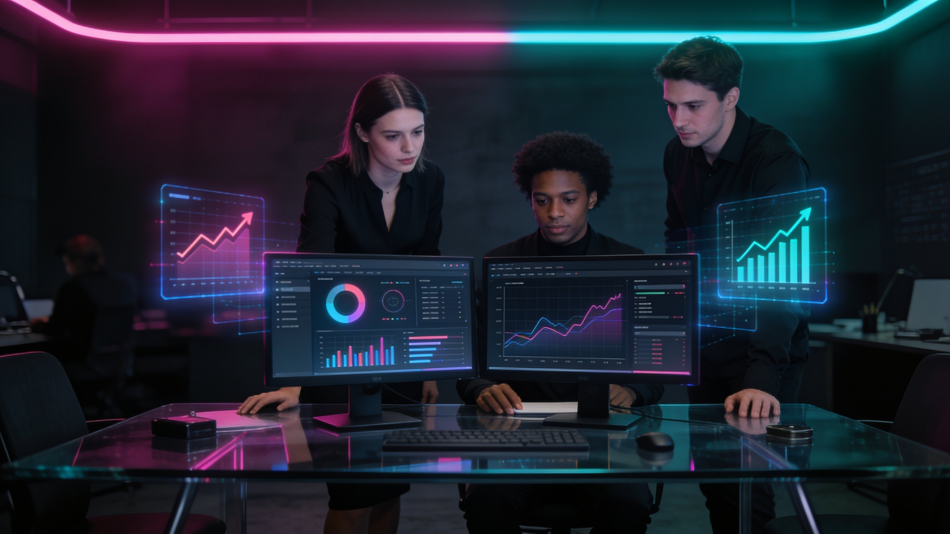
#> input picture 2vibes/images/hero.jpg, 2848 x 1600 px (shown at 1/3 size)
$ python -i build_shorts.py   (imports and definitions only)
#> lines starting #> are read from the running program, lines starting #| are printed output that depends on the picture
#> further down, picture is the input picture: PIL image 2848x1600 RGB; mean R, G, B 31.8, 36.7, 49.6
#!/usr/bin/env python3
"""Split slides, Ken Burns 9:16 shorts, TTS, mix VO + BGM."""
from __future__ import annotations

import argparse
import json
import shutil
import subprocess
import sys
import time
import urllib.request
from pathlib import Path

try:
    from PIL import Image, ImageDraw, ImageEnhance, ImageFilter, ImageFont
except ImportError:
    Image = None  # type: ignore

BGM_URL = "https://assets.mixkit.co/music/32/32.mp3"
BGM_SOURCE = (
    "Driving Ambition — Ahjay Stelino — Mixkit License "
    "(https://mixkit.co/free-stock-music/tag/motivational/)"
)
EDGE = Path.home() / "Library/Python/3.9/bin/edge-tts"
if not EDGE.exists():
    EDGE = Path(shutil.which("edge-tts") or "edge-tts")


def run(cmd, **kw):
    subprocess.check_call(cmd, **kw)


# [12 lines left out: functions probe_dur, which_ffmpeg_vencoder, not called in this run]


def require_ffmpeg():
    if not shutil.which("ffmpeg"):
        sys.exit("ffmpeg not found. brew install ffmpeg")


# ---------- split ----------

# [107 lines left out: functions _col_row_means, _peaks, detect_grid, cmd_split, not called in this run]


# ---------- portraits ----------

def compose_9x16(src: Image.Image) -> Image.Image:
    W, H = 1080, 1920
    bg = src.resize((W, H), Image.Resampling.LANCZOS).filter(ImageFilter.GaussianBlur(28))
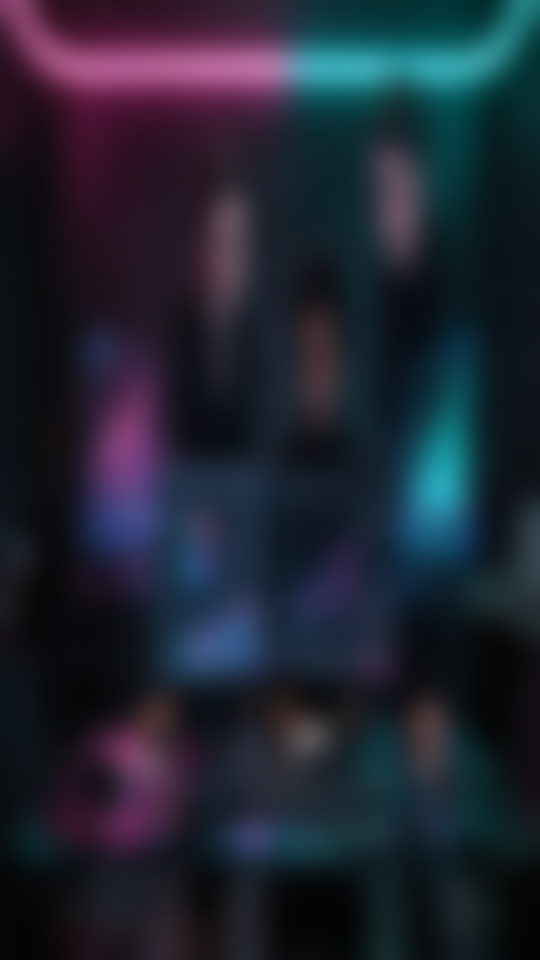
#> bg: PIL image 1080x1920 RGB (shown at 1/2 size); mean R, G, B 31.7, 36.7, 49.6
    bg = ImageEnhance.Brightness(bg).enhance(0.32)
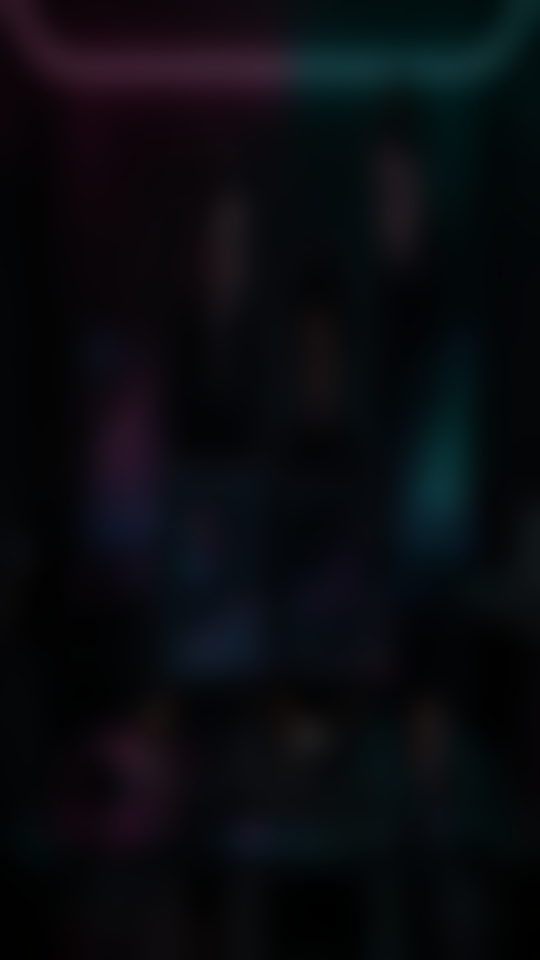
#> bg: PIL image 1080x1920 RGB (shown at 1/2 size); mean R, G, B 9.7, 11.3, 15.4
    margin = 48
    tw = W - margin * 2
    th = int(src.height * tw / src.width)
#> th = 552
    if th > H - 160:
        th = H - 160
        tw = int(src.width * th / src.height)
    tile = src.resize((tw, th), Image.Resampling.LANCZOS)
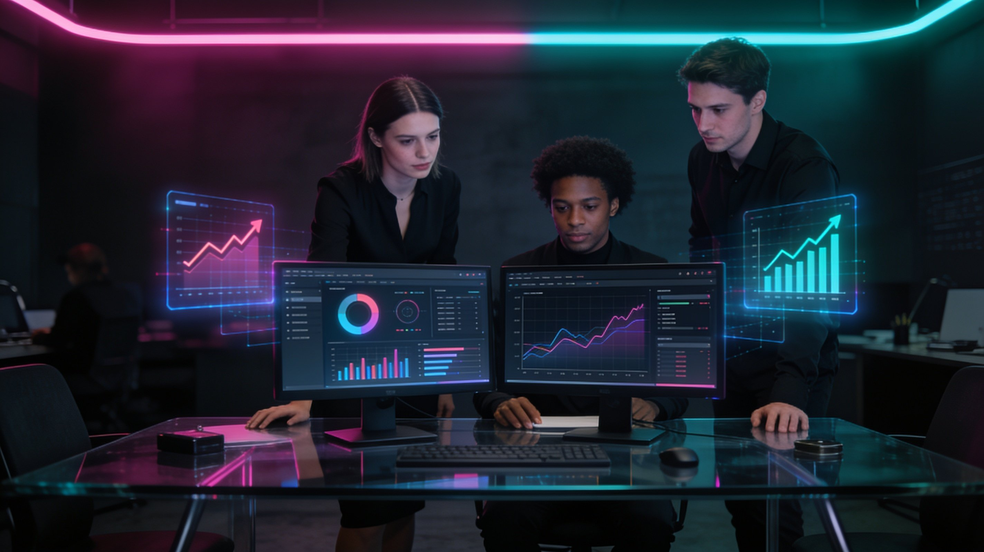
#> tile: PIL image 984x552 RGB; mean R, G, B 31.8, 36.7, 49.6
    canvas = bg.copy()
    px, py = (W - tw) // 2, (H - th) // 2 - 20
#> px = 48; py = 664
    canvas.paste(Image.new("RGB", (tw + 4, th + 4), (255, 198, 0)), (px - 2, py - 2))
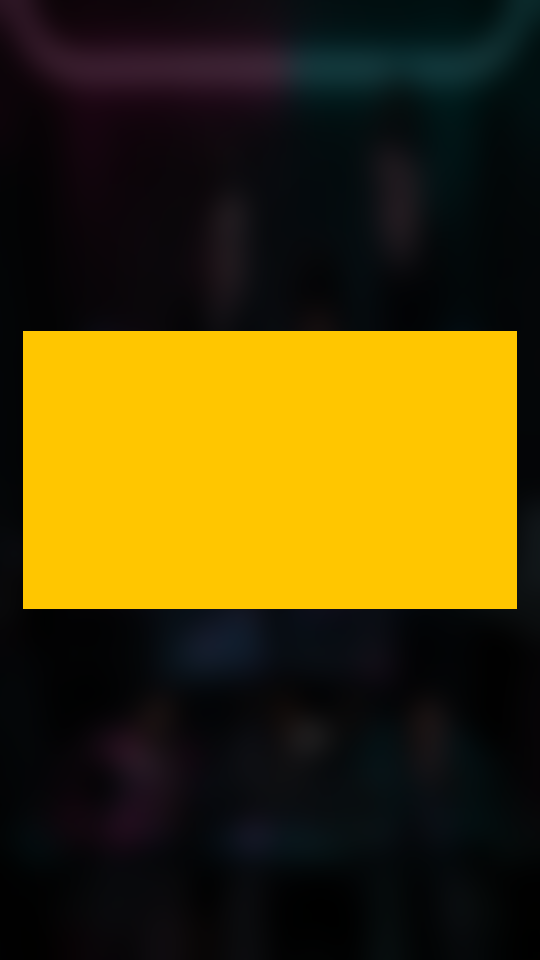
#> canvas: PIL image 1080x1920 RGB (shown at 1/2 size); mean R, G, B 74.9, 60.5, 10.7
    canvas.paste(tile, (px, py))
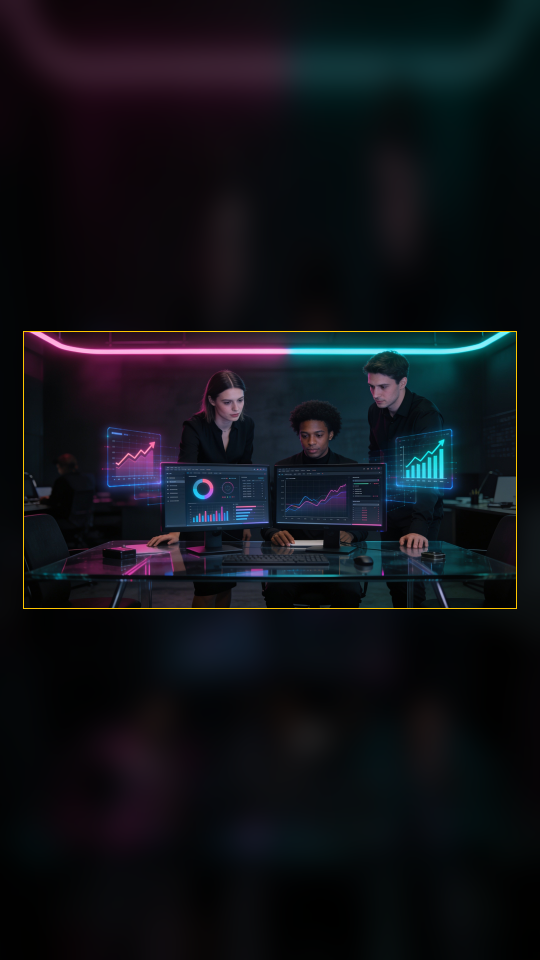
#> canvas: PIL image 1080x1920 RGB (shown at 1/2 size); mean R, G, B 16.4, 18.3, 23.7
    return canvas


# [270 lines left out: functions cmd_portraits, edge_tts, cmd_tts, ensure_bgm, kenburns, mux_vo_bgm and 6 more, not called in this run]


# [2 lines not run here, left out]

>>> from PIL import Image
>>> picture = Image.open('../../../../2vibes/images/hero.jpg')
>>> result = compose_9x16(picture)

$ run again, on 2vibes/images/social-story.jpg
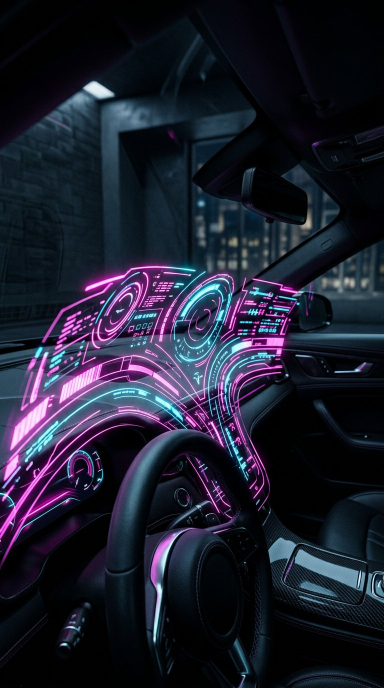
#> input picture 2vibes/images/social-story.jpg, 768 x 1376 px (shown at 1/2 size)
#> picture is the input picture: PIL image 768x1376 RGB; mean R, G, B 29.5, 31.1, 46.5
#> in compose_9x16, `bg = ImageEnhance.Brightness(bg).enhance(0.32)`:
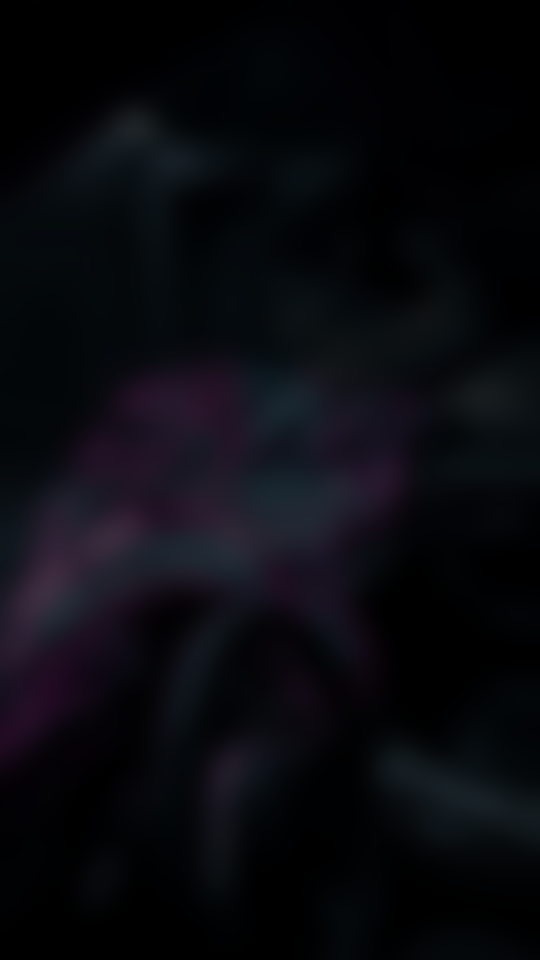
#> bg: PIL image 1080x1920 RGB (shown at 1/2 size); mean R, G, B 8.9, 9.4, 14.3
#> in compose_9x16, `canvas.paste(tile, (px, py))`:
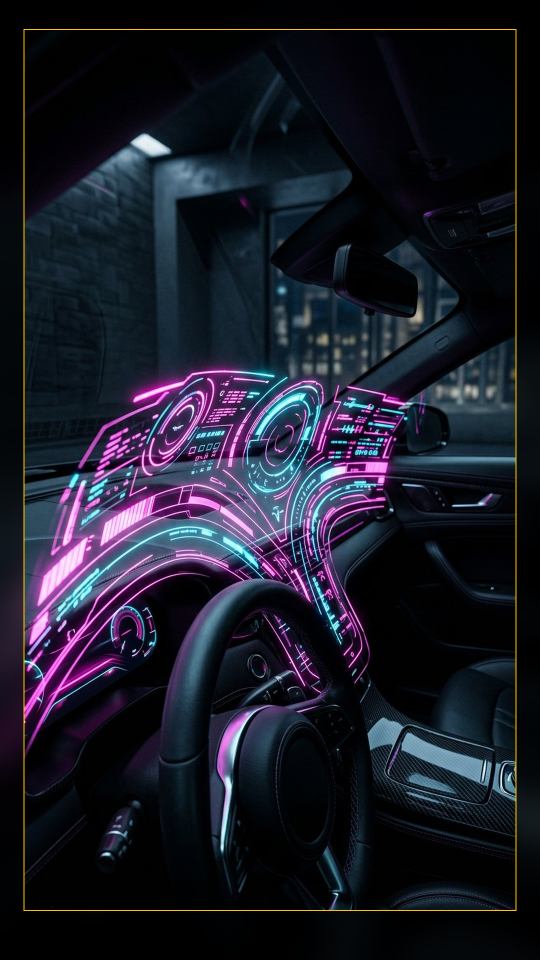
#> canvas: PIL image 1080x1920 RGB (shown at 1/2 size); mean R, G, B 26.5, 27.7, 39.8

$ run again, on 2vibes/images/team.jpg
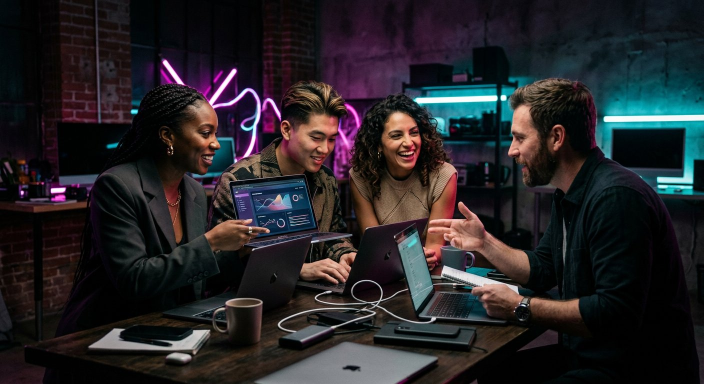
#> input picture 2vibes/images/team.jpg, 1408 x 768 px (shown at 1/2 size)
#> picture is the input picture: PIL image 1408x768 RGB; mean R, G, B 37.5, 35.6, 38.8
#> in compose_9x16, `bg = src.resize((W, H), Image.Resampling.LANCZOS).filter(ImageFilter.G..`:
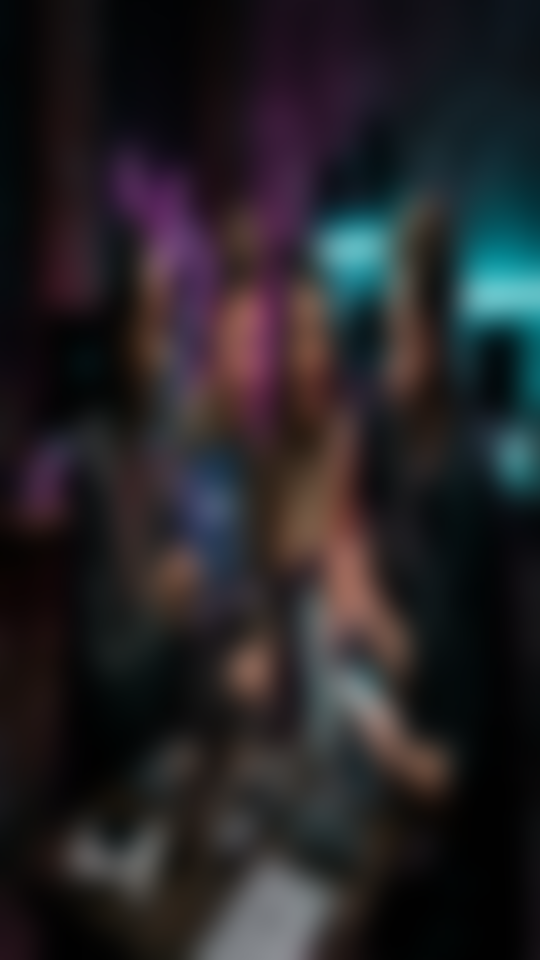
#> bg: PIL image 1080x1920 RGB (shown at 1/2 size); mean R, G, B 37.6, 35.6, 38.9
#> in compose_9x16, `canvas.paste(tile, (px, py))`:
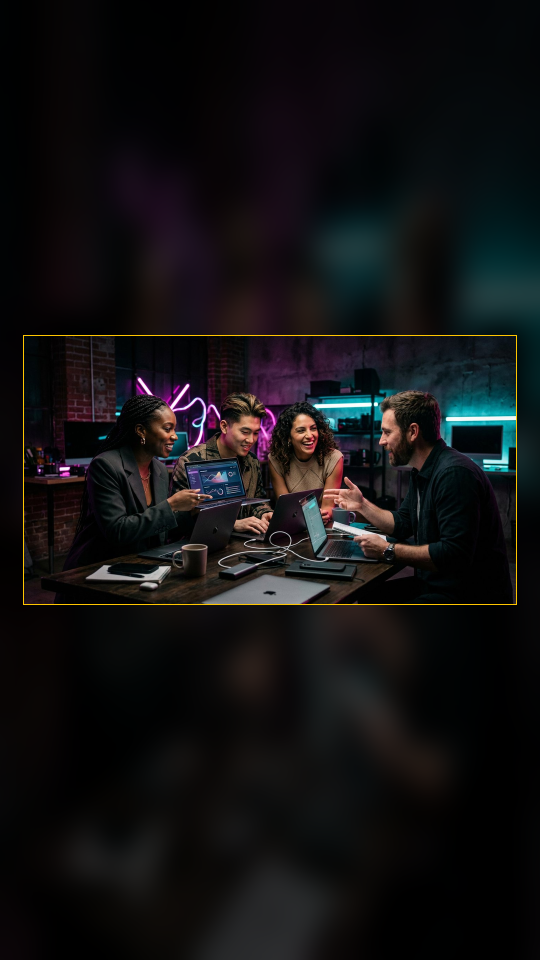
#> canvas: PIL image 1080x1920 RGB (shown at 1/2 size); mean R, G, B 18.1, 17.5, 18.6

$ run again, on 2vibes/images/work-fashion.jpg
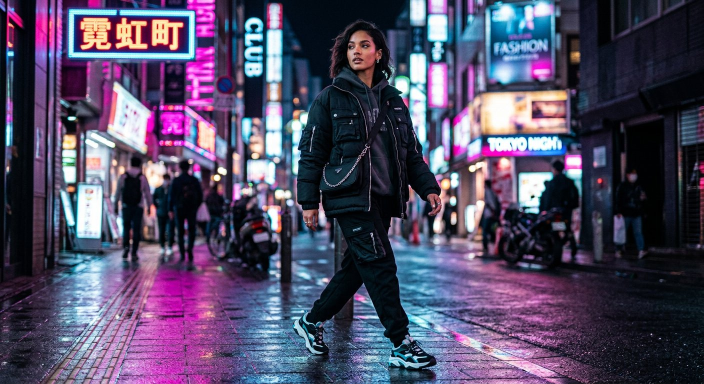
#> input picture 2vibes/images/work-fashion.jpg, 1408 x 768 px (shown at 1/2 size)
#> picture is the input picture: PIL image 1408x768 RGB; mean R, G, B 81.6, 74.3, 100.7
#> in compose_9x16, `bg = src.resize((W, H), Image.Resampling.LANCZOS).filter(ImageFilter.G..`:
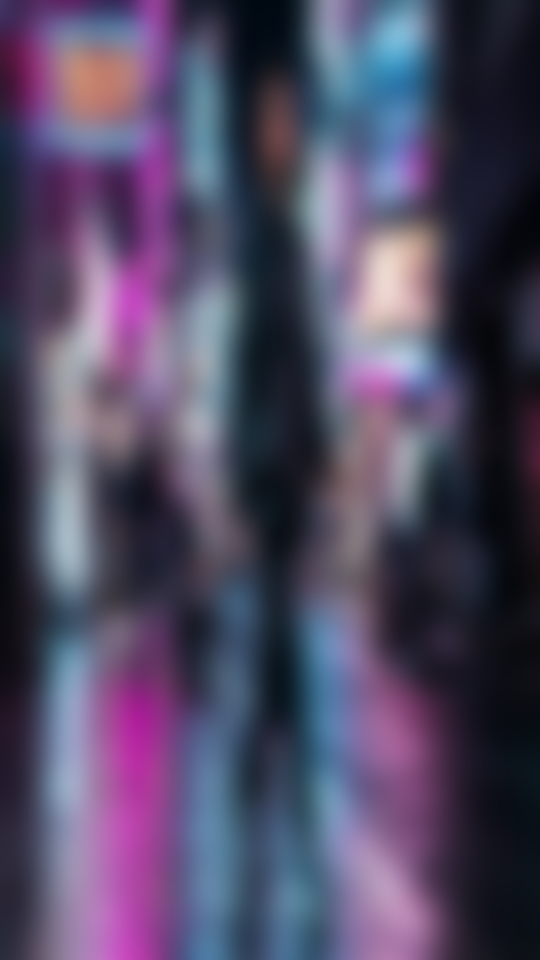
#> bg: PIL image 1080x1920 RGB (shown at 1/2 size); mean R, G, B 81.6, 74.2, 100.6
#> in compose_9x16, `canvas.paste(tile, (px, py))`:
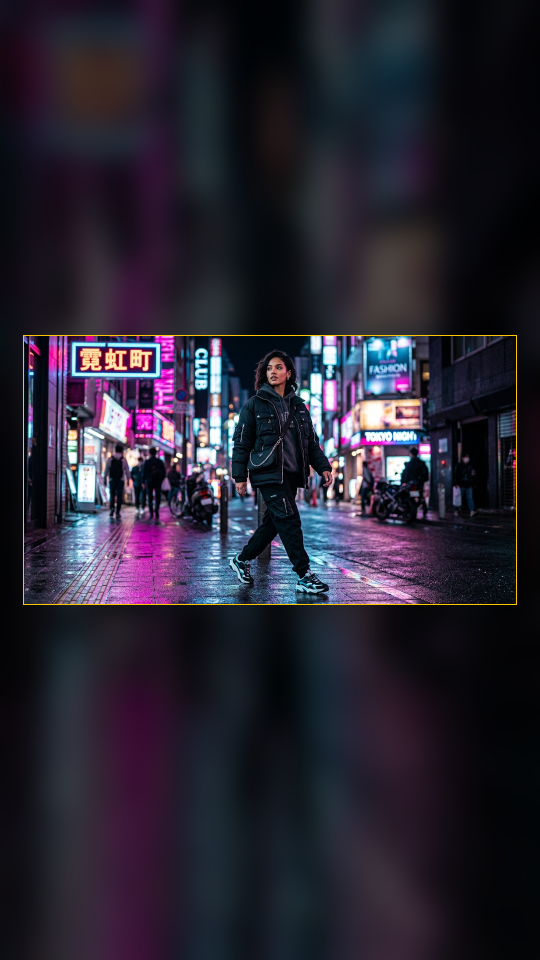
#> canvas: PIL image 1080x1920 RGB (shown at 1/2 size); mean R, G, B 40.7, 36.5, 49.8
